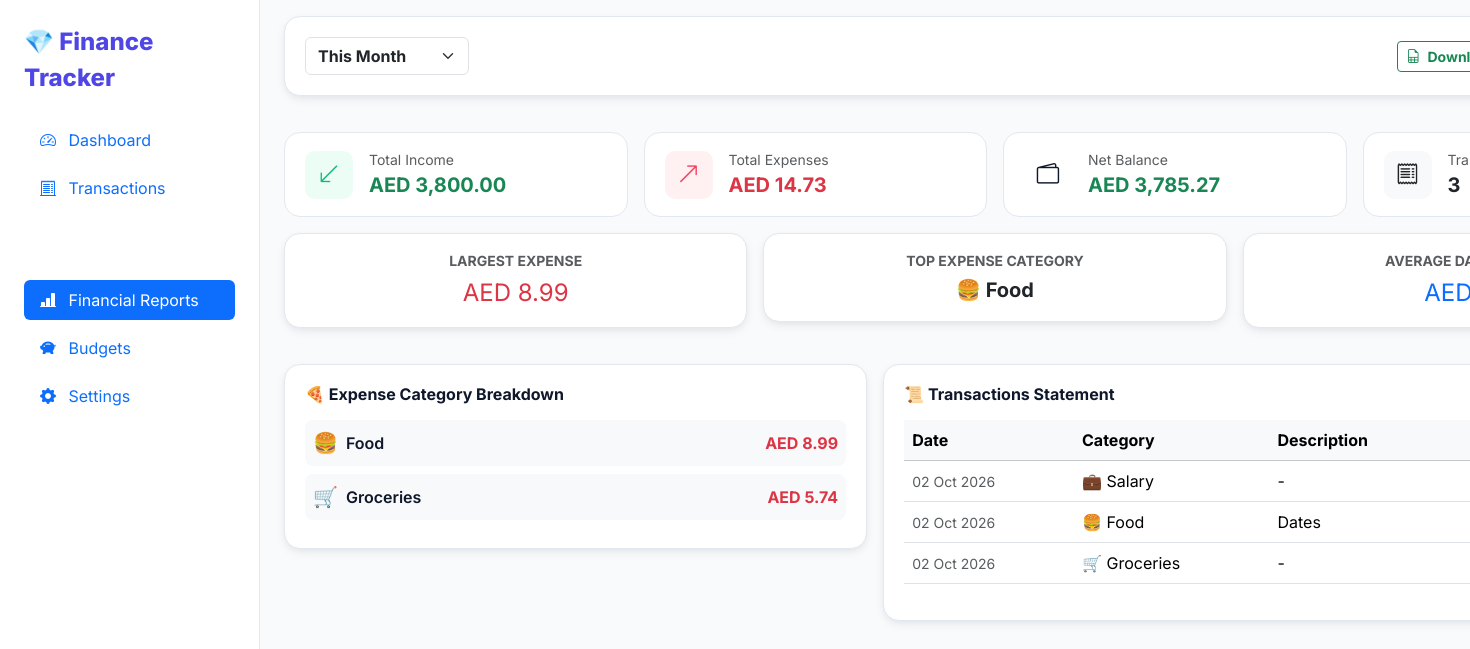
The page /reports/ on the database its author committed.
### finance/models.py (models this page shows, shortened)
class Category(models.Model):
    TYPE_CHOICES = (
        ('EXPENSE', 'Expense'),
        ('INCOME', 'Income'),
    )
    name = models.CharField(max_length=100)
    category_type = models.CharField(max_length=10, choices=TYPE_CHOICES, default='EXPENSE')
    icon = models.CharField(max_length=50, default='📦', help_text="Emoji or icon identifier")
    color = models.CharField(max_length=20, default='#6C757D', help_text="Hex color code for badges & charts")
    is_active = models.BooleanField(default=True)
    created_at = models.DateTimeField(auto_now_add=True)
    class Meta:
        verbose_name_plural = "Categories"
        ordering = ['category_type', 'name']

class Transaction(models.Model):
    TYPE_CHOICES = (
        ('EXPENSE', 'Expense'),
        ('INCOME', 'Income'),
    )
    PAYMENT_CHOICES = (
        ('CASH', 'Cash'),
        ('BANK', 'Bank Transfer'),
        ('CARD', 'Card'),
        ('UPI', 'UPI / Online'),
        ('OTHER', 'Other'),
    )
    transaction_type = models.CharField(max_length=10, choices=TYPE_CHOICES, default='EXPENSE')
    amount = models.DecimalField(max_digits=12, decimal_places=2)
    category = models.ForeignKey(Category, on_delete=models.SET_NULL, null=True, blank=True, related_name='transactions')
    description = models.CharField(max_length=255, blank=True, default='')
    transaction_date = models.DateField(default=timezone.now)
    payment_method = models.CharField(max_length=10, choices=PAYMENT_CHOICES, default='CASH')
    notes = models.TextField(blank=True, default='')
    created_at = models.DateTimeField(auto_now_add=True)
    updated_at = models.DateTimeField(auto_now=True)
    class Meta:
        ordering = ['-transaction_date', '-created_at']

### finance/views.py (the view)
# urls.py: path('reports/', views.reports_dashboard_view, name='reports'),
def reports_dashboard_view(request):
    period = request.GET.get('period', 'month')
    custom_start_str = request.GET.get('start_date', '')
    custom_end_str = request.GET.get('end_date', '')
    custom_start = None
    custom_end = None
    if custom_start_str and custom_end_str:
        try:
            custom_start = datetime.strptime(custom_start_str, '%Y-%m-%d').date()
            custom_end = datetime.strptime(custom_end_str, '%Y-%m-%d').date()
        except ValueError:
            pass
    report = get_report_data(period=period, custom_start=custom_start, custom_end=custom_end)
    context = {
        'active_page': 'reports',
        'report': report,
        'period': period,
        'custom_start': custom_start_str,
        'custom_end': custom_end_str,
    }
    return render(request, 'reports/dashboard.html', context)

### finance/models.py (called while the page is built)
    @classmethod
    def get_setting(cls, key, default=''):
        try:
            return cls.objects.get(key=key).value
        except cls.DoesNotExist:
            return getattr(settings, key, default)

### finance/services.py (called while the page is built)
def get_currency():
    return AppSetting.get_setting('DEFAULT_CURRENCY', 'AED')

def format_currency(amount):
    currency = get_currency()
    if amount is None:
        amount = Decimal('0.00')
    return f"{currency} {float(amount):,.2f}"

### finance/views.py (called while the page is built)
def global_settings_context(request):
    return {
        'CURRENCY': get_currency(),
    }

### finance/templates/reports/dashboard.html (shortened to what this page needs)
{% extends 'base.html' %}
{% load static %}
{% block content %}
<div class="row g-3">
    <div class="col-12">
        <div class="glass-card">
            <div class="d-flex flex-wrap justify-content-between align-items-center gap-3">
                <form method="GET" action="{% url 'reports' %}" class="d-flex flex-wrap align-items-center gap-2">
                    <select name="period" class="form-select w-auto fw-bold" onchange="this.form.submit()">
                        <option value="month" {% if period == 'month' %}selected{% endif %}>This Month</option>
                    </select>
                </form>
                <div class="d-flex gap-2 ms-auto">
                    <a href="{% url 'export_report' 'csv' %}?period={{ period }}&start_date={{ custom_start }}&end_date={{ custom_end }}" class="btn btn-outline-success btn-sm fw-bold">
                        <i class="bi bi-file-earmark-spreadsheet me-1"></i> Download CSV
                    </a>
                </div>
            </div>
        </div>
    </div>
    <div class="col-6 col-md-3">
        <div class="stat-card">
            <div class="stat-icon-wrapper stat-income">
                <i class="bi bi-arrow-down-left"></i>
            </div>
            <div>
                <span class="text-muted small d-block">Total Income</span>
                <span class="fw-bold fs-5 text-success">{{ report.formatted_income }}</span>
            </div>
        </div>
    </div>
    <div class="col-6 col-md-3">
        <div class="stat-card">
            <div class="stat-icon-wrapper stat-expense">
                <i class="bi bi-arrow-up-right"></i>
            </div>
            <div>
                <span class="text-muted small d-block">Total Expenses</span>
                <span class="fw-bold fs-5 text-danger">{{ report.formatted_expense }}</span>
            </div>
        </div>
    </div>
    <div class="col-6 col-md-3">
        <div class="stat-card">
            <div class="stat-icon-wrapper bg-indigo-subtle text-indigo">
                <i class="bi bi-wallet2"></i>
            </div>
            <div>
                <span class="text-muted small d-block">Net Balance</span>
                <span class="fw-bold fs-5 {% if report.net_balance >= 0 %}text-success{% else %}text-danger{% endif %}">
                    {{ report.formatted_net }}
                </span>
            </div>
        </div>
    </div>
    <div class="col-6 col-md-3">
        <div class="stat-card">
            <div class="stat-icon-wrapper bg-light text-dark">
                <i class="bi bi-receipt"></i>
            </div>
            <div>
                <span class="text-muted small d-block">Transactions</span>
                <span class="fw-bold fs-5 text-dark">{{ report.total_count }}</span>
            </div>
        </div>
    </div>
    <div class="col-12 col-md-4">
        <div class="glass-card text-center p-3">
            <span class="text-muted small fw-bold d-block mb-1">LARGEST EXPENSE</span>
            <span class="fs-4 fw-extrabold text-danger">{{ report.formatted_largest }}</span>
        </div>
    </div>
    <div class="col-12 col-md-4">
        <div class="glass-card text-center p-3">
            <span class="text-muted small fw-bold d-block mb-1">TOP EXPENSE CATEGORY</span>
            <span class="fs-5 fw-bold text-dark">{{ report.top_category_name }}</span>
        </div>
    </div>
    <div class="col-12 col-md-4">
        <div class="glass-card text-center p-3">
            <span class="text-muted small fw-bold d-block mb-1">AVERAGE DAILY EXPENSE</span>
            <span class="fs-4 fw-extrabold text-primary">{{ report.formatted_avg_daily }}</span>
        </div>
    </div>
    <div class="col-12 col-lg-5">
        <div class="glass-card">
            <h6 class="fw-bold mb-3">🍕 Expense Category Breakdown</h6>
            {% for item in report.cat_breakdown.items %}
                <div class="d-flex align-items-center justify-content-between p-2 mb-2 bg-light rounded-3">
                    <div class="d-flex align-items-center gap-2">
                        <span class="fs-5">{{ item.icon }}</span>
                        <span class="fw-semibold">{{ item.name }}</span>
                    </div>
                    <span class="fw-bold text-danger">{{ item.formatted_amount }}</span>
                </div>
            {% empty %}
                <p class="text-muted text-center py-3">No expenses recorded for this report period.</p>
            {% endfor %}
        </div>
    </div>
    <div class="col-12 col-lg-7">
        <div class="glass-card">
            <h6 class="fw-bold mb-3">📜 Transactions Statement</h6>
            <div class="table-responsive">
                <table class="table table-hover align-middle">
                    <thead class="table-light">
                        <tr>
                            <th>Date</th>
                            <th>Category</th>
                            <th>Description</th>
                            <th class="text-end">Amount</th>
                        </tr>
                    </thead>
                    <tbody>
                        {% for tx in report.transactions %}
                            <tr>
                                <td class="small text-muted">{{ tx.transaction_date|date:"d M Y" }}</td>
                                <td>
                                    {% if tx.category %}{{ tx.category.icon }} {{ tx.category.name }}{% else %}Uncategorized{% endif %}
                                </td>
                                <td>{{ tx.description|default:"-" }}</td>
                                <td class="text-end fw-bold {% if tx.transaction_type == 'INCOME' %}text-success{% else %}text-danger{% endif %}">
                                </td>
                            </tr>
                        {% empty %}
                            <tr>
                                <td colspan="4" class="text-center text-muted py-4">No transactions found for this period.</td>
                            </tr>
                        {% endfor %}
                    </tbody>
                </table>
            </div>
        </div>
    </div>
</div>
{% endblock %}

### finance/static/css/style.css (style rules this page uses)
:root { --bg-main: #f8fafc; --bg-card: #ffffff; --text-main: #0f172a; --text-muted: #64748b; --primary: #4f46e5; --primary-hover: #4338ca; --primary-light: #e0e7ff; --income-color: #10b981; --income-bg: #ecfdf5; --expense-color: #f43f5e; --expense-bg: #fff1f2; --warning-color: #f59e0b; --warning-bg: #fffbeb; --danger-color: #ef4444; --danger-bg: #fef2f2; --border-color: #e2e8f0; --shadow-sm: 0 1px 3px rgba(15, 23, 42, 0.06), 0 1px 2px rgba(15, 23, 42, 0.04); --shadow-md: 0 4px 12px -2px rgba(15, 23, 42, 0.08), 0 2px 6px -1px rgba(15, 23, 42, 0.04); --shadow-lg: 0 10px 25px -3px rgba(79, 70, 229, 0.15), 0 4px 10px -2px rgba(15, 23, 42, 0.05); --radius-sm: 10px; --radius-md: 16px; --radius-lg: 24px; }
body { background-color: var(--bg-main); color: var(--text-main); font-family: 'Inter', -apple-system, BlinkMacSystemFont, "Segoe UI", Roboto, sans-serif; padding-bottom: 90px; margin: 0; -webkit-tap-highlight-color: transparent; }
@media (min-width: 992px) { body { padding-bottom: 30px; } }
.glass-card { background: var(--bg-card); border: 1px solid var(--border-color); border-radius: var(--radius-md); box-shadow: var(--shadow-md); padding: 1.25rem; margin-bottom: 1.25rem; transition: transform 0.2s ease, box-shadow 0.2s ease; }
.stat-card { background: var(--bg-card); border-radius: var(--radius-md); border: 1px solid var(--border-color); padding: 1rem 1.25rem; display: flex; align-items: center; gap: 1rem; }
.stat-icon-wrapper { width: 48px; height: 48px; border-radius: var(--radius-sm); display: flex; align-items: center; justify-content: center; font-size: 1.4rem; flex-shrink: 0; }
.stat-income { background: var(--income-bg); color: var(--income-color); }
.stat-expense { background: var(--expense-bg); color: var(--expense-color); }

### rows shown on the page
Category: icon "🍔", name "Food", formatted_amount "AED 8.99"
Category: icon "🛒", name "Groceries", formatted_amount "AED 5.74"
Transaction: transaction_date "02 Oct 2026", category.icon "💼", category.name "Salary", description "-"
Transaction: transaction_date "02 Oct 2026", category.icon "🍔", category.name "Food", description "Dates"
Transaction: transaction_date "02 Oct 2026", category.icon "🛒", category.name "Groceries", description "-"

### other values the page prints
{{ report.formatted_income }} "AED 3,800.00"
{{ report.formatted_expense }} "AED 14.73"
{{ report.formatted_net }} "AED 3,785.27"
{{ report.total_count }} "3"
{{ report.formatted_largest }} "AED 8.99"
{{ report.top_category_name }} "🍔 Food"
